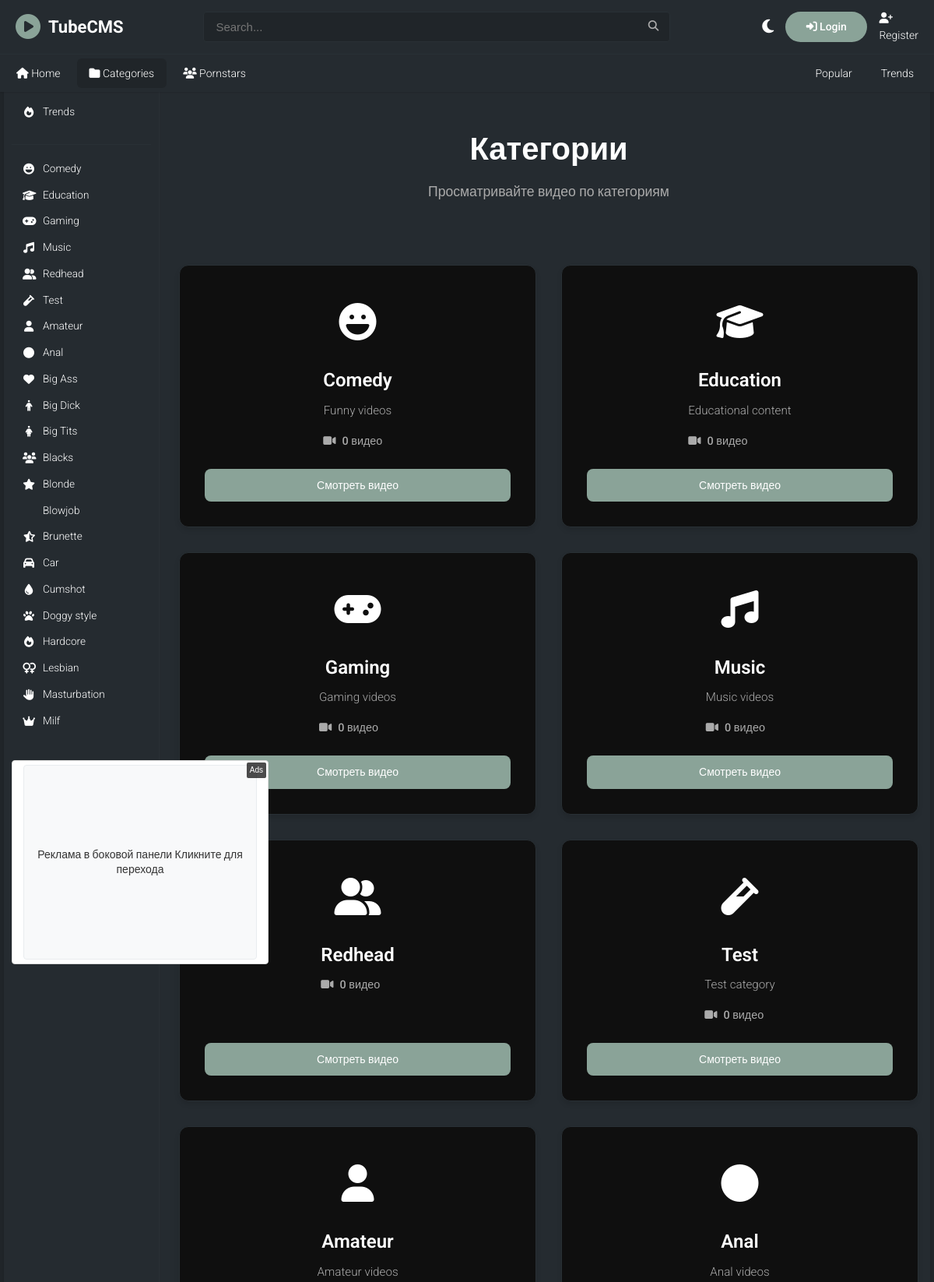
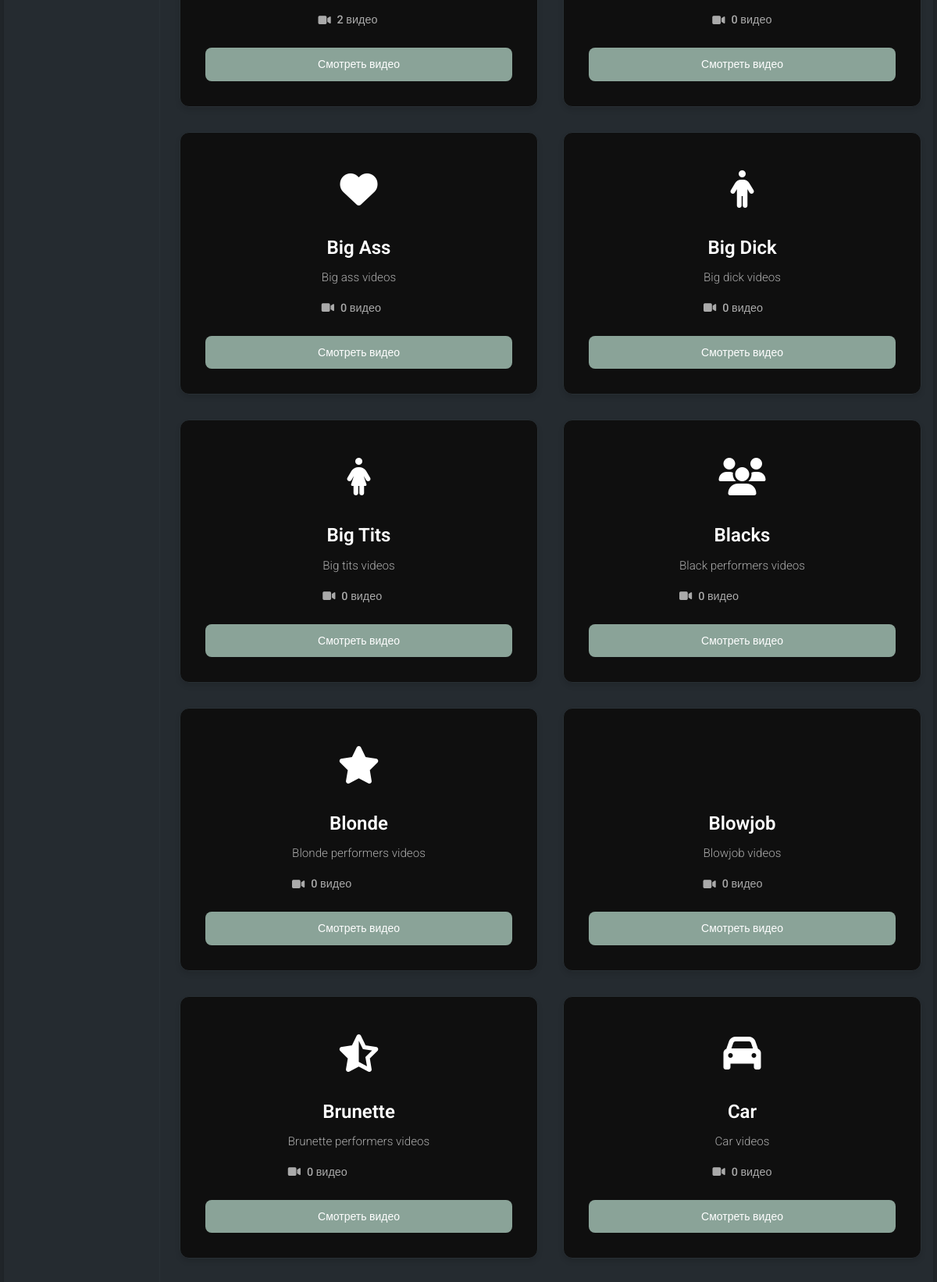
Page /categories/ (upper part) on the committed database (2 pictures, top to bottom).
### apps/core/models.py (models this page shows, shortened)
class TimeStampedModel(models.Model):
    created_at = models.DateTimeField(auto_now_add=True)
    updated_at = models.DateTimeField(auto_now=True)
    class Meta:
        abstract = True

class Category(TimeStampedModel):
    name = models.CharField(max_length=100, unique=True)
    slug = models.SlugField(max_length=100, unique=True)
    description = models.TextField(blank=True)
    icon = models.CharField(max_length=50, blank=True, help_text="Font Awesome icon class")
    is_active = models.BooleanField(default=True)
    order = models.PositiveIntegerField(default=0)
    class Meta:
        verbose_name = "Category"
        verbose_name_plural = "Categories"
        ordering = ['order', 'name']

### apps/ads/models.py (models this page shows, shortened)
class AdBanner(models.Model):
    BANNER_TYPES = [
        ('image', 'Изображение'),
        ('video', 'Видео'),
        ('html', 'HTML'),
        ('text', 'Текст'),
    ]
    name = models.CharField(max_length=200, verbose_name="Название баннера")
    campaign = models.ForeignKey(AdCampaign, on_delete=models.CASCADE, related_name='banners', verbose_name="Кампания")
    placement = models.ForeignKey(AdPlacement, on_delete=models.CASCADE, related_name='banners', verbose_name="Место размещения")
    banner_type = models.CharField(max_length=20, choices=BANNER_TYPES, verbose_name="Тип баннера")
    image = models.ImageField(upload_to='ads/images/', blank=True, null=True, verbose_name="Изображение")
    video = models.FileField(upload_to='ads/videos/', blank=True, null=True, verbose_name="Видео")
    html_content = models.TextField(blank=True, verbose_name="HTML контент")
    text_content = models.TextField(blank=True, verbose_name="Текстовый контент")
    target_url = models.URLField(verbose_name="Целевая ссылка")
    alt_text = models.CharField(max_length=200, blank=True, verbose_name="Альтернативный текст")
    is_active = models.BooleanField(default=True, verbose_name="Активно")
    priority = models.PositiveIntegerField(default=0, verbose_name="Приоритет")
    weight = models.PositiveIntegerField(default=1, verbose_name="Вес (для ротации)")
    impressions_count = models.PositiveIntegerField(default=0, verbose_name="Количество показов")
    clicks_count = models.PositiveIntegerField(default=0, verbose_name="Количество кликов")
    created_at = models.DateTimeField(auto_now_add=True, verbose_name="Создано")
    updated_at = models.DateTimeField(auto_now=True, verbose_name="Обновлено")
    class Meta:
        verbose_name = "Рекламный баннер"
        verbose_name_plural = "Рекламные баннеры"
        ordering = ['-priority', '-created_at']
    def record_impression(self):
        self.impressions_count += 1
        self.save(update_fields=['impressions_count'])

### apps/core/views.py (the view)
# urls.py: path('categories/', views.get_categories, name='categories'),
def get_categories(request):
    categories = Category.objects.filter(is_active=True).order_by('order', 'name')
    for category in categories:
        category.video_count = Video.objects.filter(
            category=category,
            is_published=True
        ).count()
    context = {
        'categories': categories,
    }
    return render(request, 'core/categories.html', context)

### apps/core/context_processors.py (called while the page is built)
def theme(request):
    if request.user.is_authenticated and hasattr(request.user, 'profile'):
        theme_preference = request.user.profile.theme_preference
    else:
        theme_preference = 'dark'  # Default theme
    return {
        'theme': theme_preference
    }

def categories(request):
    return {
        'categories': Category.objects.filter(is_active=True).order_by('order', 'name')
    }

### templates/core/categories.html (shortened to what this page needs)
{% extends 'base.html' %}
{% load static %}
{% block content %}
<div class="container">
    <div class="page-header">
        <h1>Категории</h1>
        <p class="page-description">Просматривайте видео по категориям</p>
    </div>
    {% if categories %}
        <div class="categories-grid">
            {% for category in categories %}
                <div class="category-card">
                    <div class="category-icon">
                        {% if category.icon %}
                            <i class="{{ category.icon }}"></i>
                        {% else %}
                            <i class="fas fa-folder"></i>
                        {% endif %}
                    </div>
                    <div class="category-info">
                        <h3 class="category-name">
                            <a href="{% url 'videos:category' category.slug %}">{{ category.name }}</a>
                        </h3>
                        {% if category.description %}
                            <p class="category-description">{{ category.description }}</p>
                        {% endif %}
                        <div class="category-stats">
                            <span class="video-count">
                                <i class="fas fa-video"></i>
                                {{ category.video_count }} видео
                            </span>
                        </div>
                    </div>
                    <div class="category-actions">
                        <a href="{% url 'videos:category' category.slug %}" class="btn btn-primary">
                            Смотреть видео
                        </a>
                    </div>
                </div>
            {% endfor %}
        </div>
    {% endif %}
</div>
{% endblock %}

### templates/partials/sidebar.html (shortened to what this page needs)
{% load ads_tags %}
<aside class="sidebar">
	<div class="sidebar-section">
		<ul>
			<li><a href="{% url 'core:search' %}?sort=trending" class="{% if request.resolver_match.url_name == 'search' and request.GET.sort == 'trending' %}active{% endif %}"><i class="fas fa-fire"></i> Trends</a></li>
		</ul>
	</div>
	<div class="separator"></div>
	<div class="sidebar-section">
		<ul>
			{% for category in categories %}
			<li><a href="{% url 'videos:category' category.slug %}" class=""><i class="fas fa-{{ category.icon|default:'tag' }}"></i> {{ category.name }}</a></li>
			{% endfor %}
		</ul>
	</div>
	{% ad_banner 'sidebar-banner' request %}
</aside>

### templates/ads/banner.html (shortened to what this page needs)
{% load static %}
{% if banner %}
<div class="ad-banner" data-banner-id="{{ banner.id }}" data-placement="{{ placement.slug }}">
    {% if banner.banner_type == 'image' and banner.image %}
        <a href="{% url 'ads:click' banner.id %}" target="_blank" rel="nofollow">
            <img src="{{ banner.image.url }}"
                 alt="{{ banner.alt_text|default:banner.name }}"
                 width="{{ placement.width }}"
                 height="{{ placement.height }}"
                 class="ad-image">
        </a>
    {% elif banner.banner_type == 'html' and banner.html_content %}
        <div class="ad-html">
            {{ banner.html_content|safe }}
        </div>
    {% elif banner.banner_type == 'text' and banner.text_content %}
        <a href="{% url 'ads:click' banner.id %}" target="_blank" rel="nofollow" class="ad-text-link">
            <div class="ad-text" style="width: {{ placement.width }}px; height: {{ placement.height }}px;">
                {{ banner.text_content }}
            </div>
        </a>
    {% endif %}
    <div class="ad-label">Ads</div>
</div>
{% endif %}

### static/css/base.css (style rules this page uses)
*,:after,:before { -moz-box-sizing:border-box;-webkit-box-sizing:border-box;box-sizing:border-box;margin:0;padding:0 }
html { -webkit-text-size-adjust:100%;line-height:1.15 }
:root { --bg-primary:#252B30;--bg-secondary:#28292D;--bg-tertiary:#202529;--text-primary:#ffffff;--text-secondary:#aaaaaa;--accent-color:#8AA398;--border-color:#293035;--card-bg:#0f0f0f;--shadow:0 1px 2px #00000021 }
body { font-family:'Roboto',sans-serif;font-weight:300;font-style:normal;font-size:.85rem;background-color:var(--bg-tertiary);margin:0;padding:0;color:var(--text-primary);line-height:1.6;transition:background-color .3s,color .3s }
.separator { margin:15px 0;border-top:1px solid var(--border-color) }
.container { max-width:1460px;margin:0 auto;padding:0 5px }
.sidebar { width:200px;position:sticky;background-color:var(--bg-primary);padding:10px;border-right:1px solid var(--border-color);margin-right:10px;transition:background-color .3s }
.sidebar-section { margin-bottom:25px }
.sidebar ul { list-style:none }
.sidebar li { margin-bottom:2px }
.sidebar a { text-decoration:none;color:var(--text-primary);cursor:pointer;font-size:.85rem;display:flex;align-items:center;padding:5px 14px;gap:10px;transition:.2s;border-radius:4px }
.sidebar i { font-size:14px;width:16px;text-align:center }
.btn { display:inline-block;padding:10px 20px;background-color:var(--accent-color);color:white;text-decoration:none;border-radius:8px;border:none;cursor:pointer;font-size:14px;font-weight:500;transition:background-color .3s;width:100%;text-align:center }
.category-icon { flex-shrink:0;width:80px;height:80px;border-radius:50%;background:var(--accent-color);display:flex;align-items:center;justify-content:center;color:white;font-size:32px }
.category-info { flex:1 }
.category-description { color:var(--text-secondary);line-height:1.6;margin-bottom:15px }
.ad-banner { position:relative;display:inline-block;margin:10px 0;border:1px solid #ddd;border-radius:4px;overflow:hidden;background:#fff }
.ad-text { display:flex;align-items:center;justify-content:center;padding:10px;background:#f8f9fa;border:1px solid #e9ecef;border-radius:4px;font-size:14px;line-height:1.4;text-align:center;color:#333 }
.ad-text-link { text-decoration:none;color:inherit }
.ad-label { position:absolute;top:2px;right:2px;background:rgba(0,0,0,.7);color:white;font-size:10px;padding:2px 4px;border-radius:2px;font-family:Arial,sans-serif }
.page-header { text-align:center;margin-bottom:3rem;padding:2rem 0 }
.page-header h1 { font-size:2.5rem;font-weight:700;color:var(--text-primary);margin-bottom:.5rem }
.page-description { font-size:1.1rem;color:var(--text-secondary);margin:0 }
.categories-grid { display:grid;grid-template-columns:repeat(auto-fill,minmax(300px,1fr));gap:2rem;margin-bottom:3rem }
.category-card { background:var(--card-bg);border-radius:12px;padding:2rem;box-shadow:0 4px 6px rgba(0,0,0,.1);transition:all .3s ease;border:1px solid var(--border-color);display:flex;flex-direction:column;align-items:center;text-align:center }
.category-icon { font-size:3rem;color:var(--primary-color);margin-bottom:1rem;display:flex;align-items:center;justify-content:center;width:80px;height:80px;background:var(--primary-color-light);border-radius:50% }
.category-info { flex:1;margin-bottom:1.5rem }
.category-name { font-size:1.5rem;font-weight:600;margin-bottom:.5rem }
.category-name a { color:var(--text-primary);text-decoration:none;transition:color .3s ease }
.category-description { color:var(--text-secondary);font-size:.95rem;line-height:1.5;margin-bottom:1rem }
.category-stats { display:flex;gap:1rem;color:var(--text-secondary);font-weight:500 }
.video-count { display:flex;align-items:center;gap:.5rem;color:var(--text-secondary);font-size:.9rem;font-weight:500 }
.video-count i { color:var(--primary-color) }
.category-actions { width:100% }

### rows in the picture
Category: name "Comedy", description "Funny videos", video_count "0"
Category: name "Education", description "Educational content", video_count "0"
Category: name "Gaming", description "Gaming videos", video_count "0"
Category: name "Music", description "Music videos", video_count "0"
Category: name "Redhead", video_count "0"
Category: name "Test", description "Test category", video_count "0"
Category: name "Amateur", description "Amateur videos", video_count "2"
Category: name "Anal", description "Anal videos", video_count "0"
Category: name "Big Ass", description "Big ass videos", video_count "0"
Category: name "Big Dick", description "Big dick videos", video_count "0"
Category: name "Big Tits", description "Big tits videos", video_count "0"
Category: name "Blacks", description "Black performers videos", video_count "0"
Category: name "Blonde", description "Blonde performers videos", video_count "0"
Category: name "Blowjob", description "Blowjob videos", video_count "0"
Category: name "Brunette", description "Brunette performers videos", video_count "0"
Category: name "Car", description "Car videos", video_count "0"
Category: name "Cumshot"
Category: name "Doggy style"
Category: name "Hardcore"
Category: name "Lesbian"
Category: name "Masturbation"
Category: name "Milf"
AdBanner: text_content "Реклама в боковой панели Кликните для перехода"
